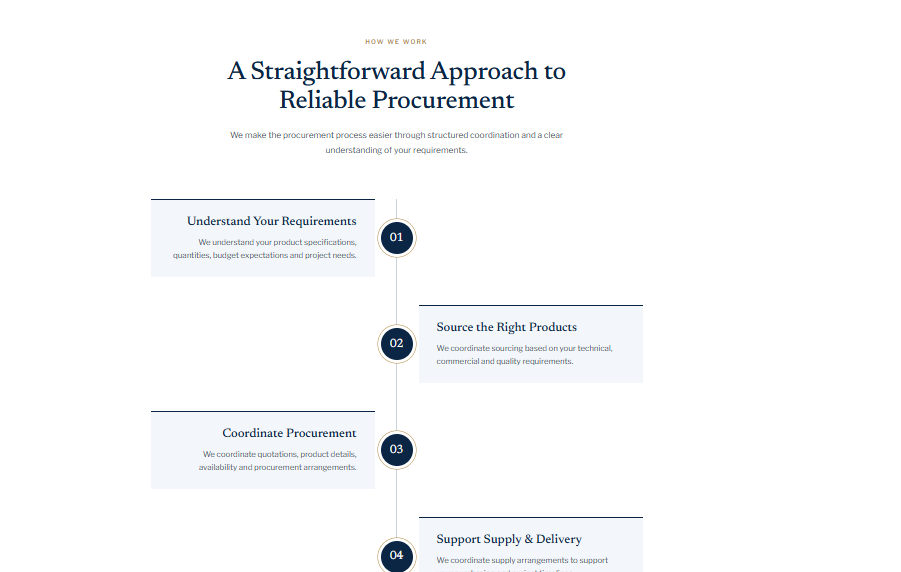
#> input picture scratch/ref_procurement_process.png, 901 x 572 px, found by its file name
$ python crop_steps.py
#> lines starting #> are read from the running program, lines starting #| are printed output that depends on the picture
from PIL import Image

im = Image.open('scratch/ref_procurement_process.png')
#> im is the input picture: PIL image 901x572 RGBA; mean R, G, B, A 248.8, 249.6, 250.6, 255
w, h = im.size
#> w = 901; h = 572

# Crop step 01 card and circle
step1_crop = im.crop((120, 180, 480, 310))
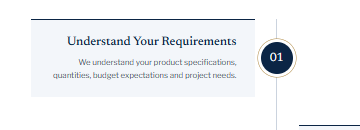
#> step1_crop: PIL image 360x130 RGBA; mean R, G, B, A 241.2, 243.1, 245.5, 255
step1_crop.save('scratch/crop_step1.png')

# Crop step 02 card and circle
step2_crop = im.crop((400, 290, 750, 420))
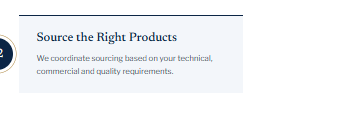
#> step2_crop: PIL image 350x130 RGBA; mean R, G, B, A 244.4, 246, 248.1, 255
step2_crop.save('scratch/crop_step2.png')

print("Cropped step1 and step2")

$ run again, with scratch/check_cta_visible.png copied over scratch/ref_procurement_process.png
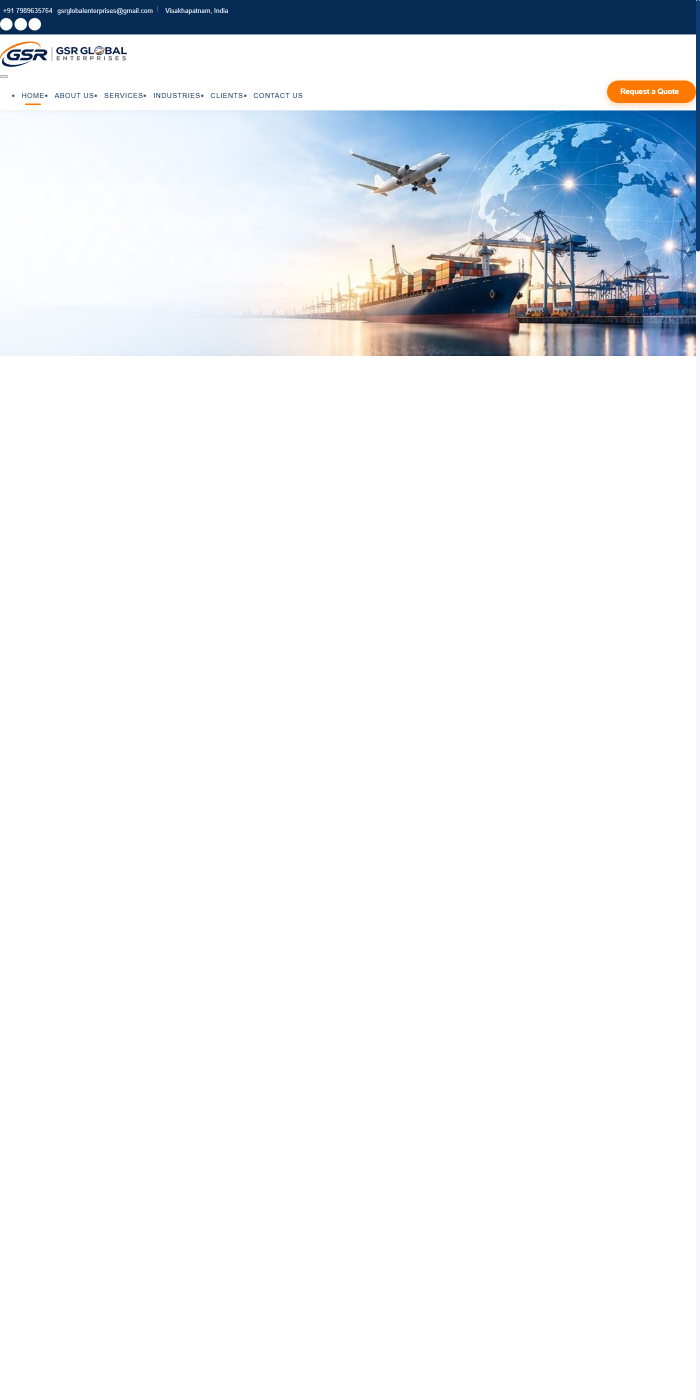
#> input picture scratch/check_cta_visible.png, 1400 x 2800 px, found by its file name (shown at 1/2 size)
#> im is the input picture: PIL image 1400x2800 RGB; mean R, G, B 236.2, 239.5, 242.9
#> `step1_crop = im.crop((120, 180, 480, 310))`:
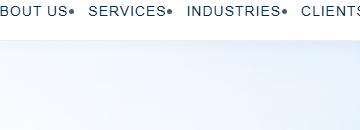
#> step1_crop: PIL image 360x130 RGB; mean R, G, B 240.2, 245.5, 250.7
#> `step2_crop = im.crop((400, 290, 750, 420))`:
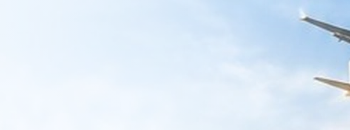
#> step2_crop: PIL image 350x130 RGB; mean R, G, B 221.6, 235, 247.8
